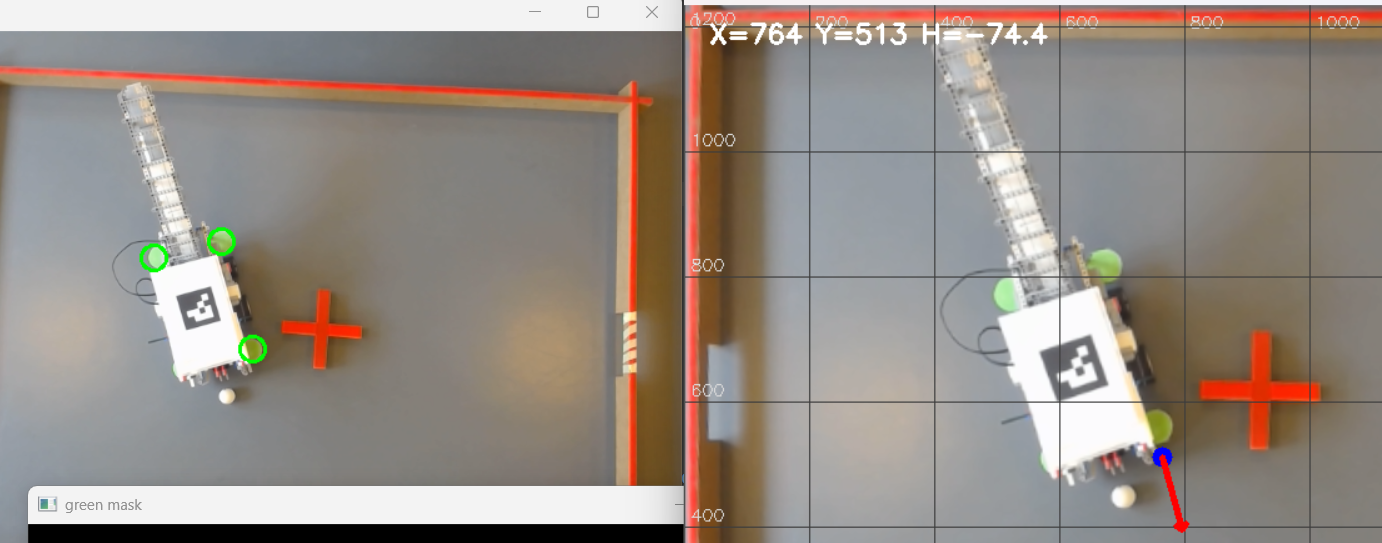
#> input picture 2cornertest.png, 1382 x 543 px, given in place of the camera
$ python check_camera_position.py
#> lines starting #> are read from the running program, lines starting #| are printed output that depends on the picture; after the words box and inside, x2 and y2 are one past the last pixel; in counts of white or black regions, pixels touching at a corner belong together
"""
check_camera_position.py  -  korer pa PC

Standalone tool to make sure the camera is mounted in the same position
and angle every time it's installed. Detects the 4 corners of the red
board border and compares them against a saved reference set of corners.
This is what stage 1 of SETUP_PLAN.md means by "must not move" - run this
any time the camera has been taken down and remounted, before trusting
any calibration done before the move.

Self-contained: it has its own small red-border + corner detector instead
of importing vision_bestfit (which doesn't exist on this branch yet).
It's deliberately simpler than a full vision pipeline - its only job is
"did the camera move", not precise robot navigation - so the red HSV
thresholds below are a starting point and may need adjusting for your
tape/lighting.

Usage:
  python check_camera_position.py --save
      Save the current detected corners as the reference. Do this once,
      right after mounting the camera in the position you want to keep
      using (ideally right after lens calibration).

  python check_camera_position.py
      Compare live corners against the saved reference. Green = saved
      reference, red = live detection. Nudge the camera until the red
      outline lands on the green one; per-corner pixel error is shown
      on screen.

Controls:
  SPACE  (in --save mode) capture & save the current corners
  ESC    quit
"""

import argparse
import json
import math
import os

import cv2
import numpy as np

CAMERA_INDEX = 0
REF_FILE     = "camera_position_ref.json"
TOL_PX       = 5   # corners within this many px of the reference = OK


def red_mask(hsv):
    """Two hue ranges since red wraps around 0/180 in OpenCV's HSV."""
    lower1 = np.array([0,   80, 60])
    upper1 = np.array([10, 255, 255])
    lower2 = np.array([170, 80, 60])
    upper2 = np.array([180, 255, 255])
    mask = cv2.inRange(hsv, lower1, upper1) | cv2.inRange(hsv, lower2, upper2)
    k = cv2.getStructuringElement(cv2.MORPH_ELLIPSE, (5, 5))
    mask = cv2.morphologyEx(mask, cv2.MORPH_CLOSE, k, iterations=2)
    mask = cv2.morphologyEx(mask, cv2.MORPH_OPEN,  k, iterations=1)
    return mask


def order_corners(pts):
    """Orders 4 points as TL/TR/BL/BR using x+y and x-y extremes."""
    pts = np.asarray(pts, dtype=np.float32)
    s = pts.sum(axis=1)
    d = pts[:, 0] - pts[:, 1]
    tl = pts[np.argmin(s)]
    br = pts[np.argmax(s)]
    tr = pts[np.argmax(d)]
    bl = pts[np.argmin(d)]
    return {
        "TL": (float(tl[0]), float(tl[1])),
        "TR": (float(tr[0]), float(tr[1])),
        "BL": (float(bl[0]), float(bl[1])),
        "BR": (float(br[0]), float(br[1])),
    }


def detect_corners(frame, mask):
    """Largest red contour -> 4-point polygon approximation -> ordered corners."""
    contours, _ = cv2.findContours(mask, cv2.RETR_EXTERNAL, cv2.CHAIN_APPROX_SIMPLE)
    if not contours:
        return None
    cnt = max(contours, key=cv2.contourArea)
    if cv2.contourArea(cnt) < 1000:
        return None

    peri = cv2.arcLength(cnt, True)
    for eps_frac in (0.01, 0.02, 0.03, 0.04, 0.05, 0.06, 0.08, 0.1):
        approx = cv2.approxPolyDP(cnt, eps_frac * peri, True)
        if len(approx) == 4:
            return order_corners(approx.reshape(-1, 2))

    # Fallback if the border isn't approximating to a clean quad: use the
    # minimum-area rotated rectangle around the whole contour instead.
    rect = cv2.minAreaRect(cnt)
    box  = cv2.boxPoints(rect)
    return order_corners(box)


def draw_quad(img, corners, color, label):
    pts = np.array([corners["TL"], corners["TR"], corners["BR"], corners["BL"]],
                   dtype=np.int32)
    cv2.polylines(img, [pts], True, color, 2)
    for name, (x, y) in corners.items():
        p = (int(x), int(y))
        cv2.drawMarker(img, p, color, cv2.MARKER_CROSS, 16, 2)
        cv2.putText(img, "{} {}".format(label, name), (p[0] + 8, p[1] - 8),
                    cv2.FONT_HERSHEY_SIMPLEX, 0.5, color, 1)


def open_camera(index):
    """Tries a few backends - DSHOW alone fails on some Windows setups
    with 'backend is generally available but can't be used to capture
    by index' even when the camera is fine."""
    for backend, name in [(cv2.CAP_MSMF, "MSMF"), (cv2.CAP_DSHOW, "DSHOW"),
                          (cv2.CAP_ANY, "default")]:
        cap = cv2.VideoCapture(index, backend)
        if cap.isOpened():
            print("Opened camera {} via {}".format(index, name))
            return cap
        cap.release()
    return None


def main():
    parser = argparse.ArgumentParser()
    parser.add_argument("--save", action="store_true",
                         help="save the current corners as the reference")
    args = parser.parse_args()

    cap = open_camera(CAMERA_INDEX)
    if cap is None:
        raise SystemExit(
            "Cannot open camera {}. Close any other app that might be "
            "using it (Windows Settings > Cameras preview, Teams, Logi "
            "Tune, browser tabs, etc.), check Settings > Privacy & "
            "security > Camera > 'Let desktop apps access your camera' "
            "is on, then try again.".format(CAMERA_INDEX))

    ref = None
    if not args.save:
        if not os.path.exists(REF_FILE):
            raise SystemExit(
                "No reference saved yet - run with --save first, once the "
                "camera is mounted where you want to keep using it.")
        with open(REF_FILE) as f:
#> (reads camera_position_ref.json from the repository)
            ref = json.load(f)
        print("Loaded reference from {}".format(REF_FILE))

    print("ESC to quit" + ("  |  SPACE to save reference" if args.save else ""))

    while True:
        ret, frame = cap.read()
#> frame is the input picture: shape (543, 1382, 3); mean B, G, R 132.9, 140.7, 150.6
        if not ret:
            break

        hsv  = cv2.cvtColor(frame, cv2.COLOR_BGR2HSV)
#> hsv: shape (543, 1382, 3); mean H, S, V 45.5, 38.9, 153.5
        mask = red_mask(hsv)
#> in red_mask, `mask = cv2.inRange(hsv, lower1, upper1) | cv2.inRange(hsv, lower2, upp..`:
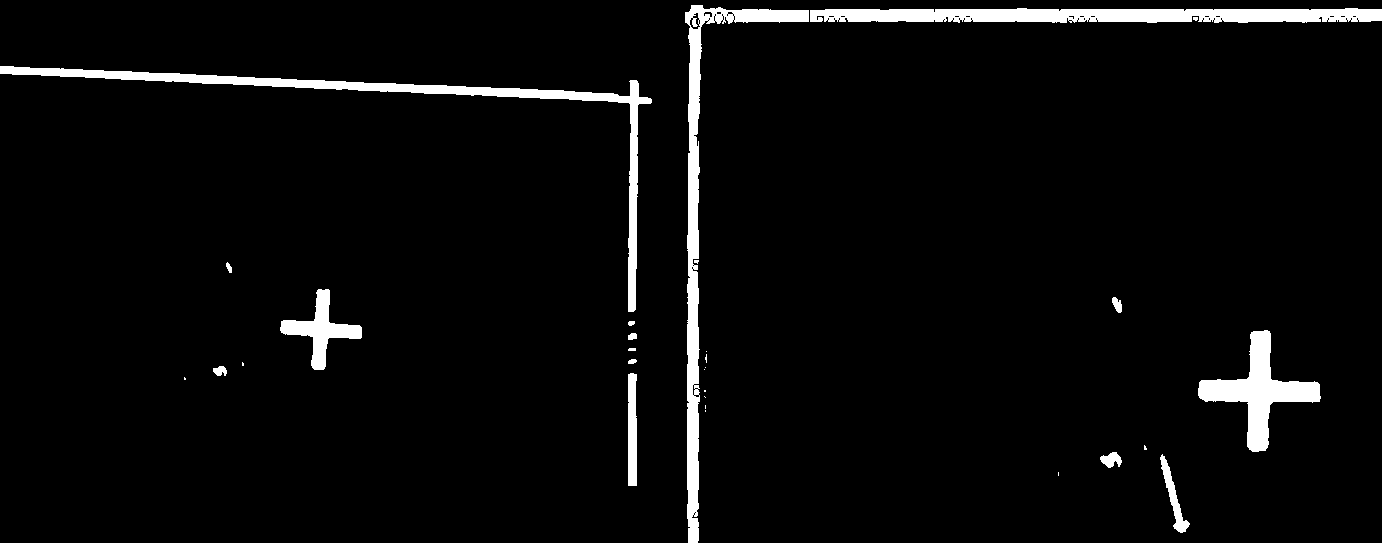
#> mask: shape (543, 1382); 4.1% white; 29 white regions (14 under 20 px), largest, box (x1, y1, x2, y2) and area: (0, 66, 652, 312) 7247, (810, 8, 1382, 23) 7201, (685, 5, 809, 543) 7193
#> in red_mask, `mask = cv2.morphologyEx(mask, cv2.MORPH_CLOSE, k, iterations=2)`:
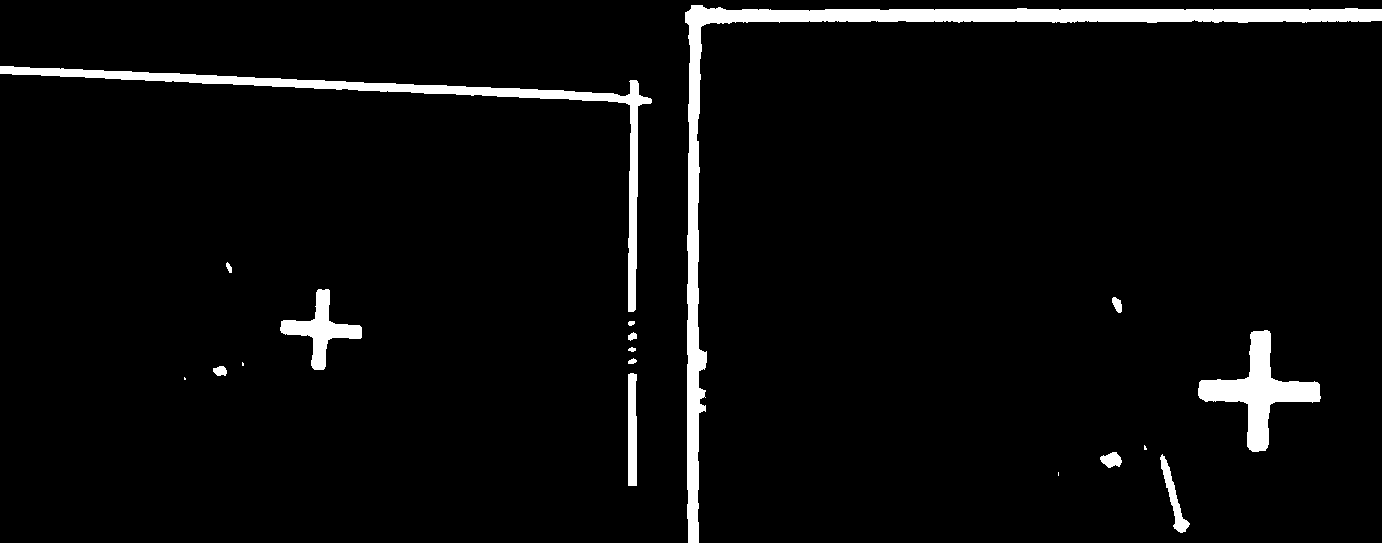
#> mask: shape (543, 1382); 4.2% white; 18 white regions (4 under 20 px), largest, box (x1, y1, x2, y2) and area: (685, 5, 1382, 543) 15178, (0, 66, 652, 312) 7285, (1198, 330, 1321, 452) 4665
#> in red_mask, `mask = cv2.morphologyEx(mask, cv2.MORPH_OPEN,  k, iterations=1)`: mask: shape (543, 1382); 4.2% white; 13 white regions
        corners = detect_corners(frame, mask)
#> in detect_corners, `contours, _ = cv2.findContours(mask, cv2.RETR_EXTERNAL, cv2.CHAIN_APPR..`: contours = 13 contours, 2 with area under 20; largest, box (x1, y1, x2, y2) and area: (685, 5, 1382, 543) 13932, (0, 66, 652, 312) 6403, (1198, 330, 1321, 452) 4435, (280, 289, 362, 370) 1952, (628, 373, 637, 486) 854
#> in detect_corners, `cnt = max(contours, key=cv2.contourArea)`: cnt = contour of 392 points, box (x1, y1, x2, y2) (685, 5, 1382, 543), area 13932
#> in detect_corners, `peri = cv2.arcLength(cnt, True)`: peri = 2553.5
#> the loop in detect_corners, `for eps_frac in (0.01, 0.02, 0.03, 0.04, 0.05, 0.06, 0.08, 0.1):` made 1 pass
#> (pts in order_corners, s in order_corners, d in order_corners) on pass 1: ([[688, 542], [702, 25], [1381, 9], [691, 6]], [1230, 727, 1390, 697], [146, 677, 1372, 685])
#> corners = {'TL': (691, 6), 'TR': (1381, 9), 'BL': (688, 542), 'BR': (1381, 9)}
        display = frame.copy()
        cv2.imshow("red mask (white = detected as red)", mask)

        if corners is None:
            cv2.putText(display, "Red border not detected", (10, 30),
                        cv2.FONT_HERSHEY_SIMPLEX, 0.8, (0, 0, 255), 2)

        elif args.save:
            draw_quad(display, corners, (0, 255, 0), "live")
            cv2.putText(display, "SPACE = save as reference", (10, 30),
                        cv2.FONT_HERSHEY_SIMPLEX, 0.8, (0, 255, 0), 2)

        else:
            draw_quad(display, ref, (0, 255, 0), "ref")
#> after the loop in draw_quad, `for name, (x, y) in corners.items():`:
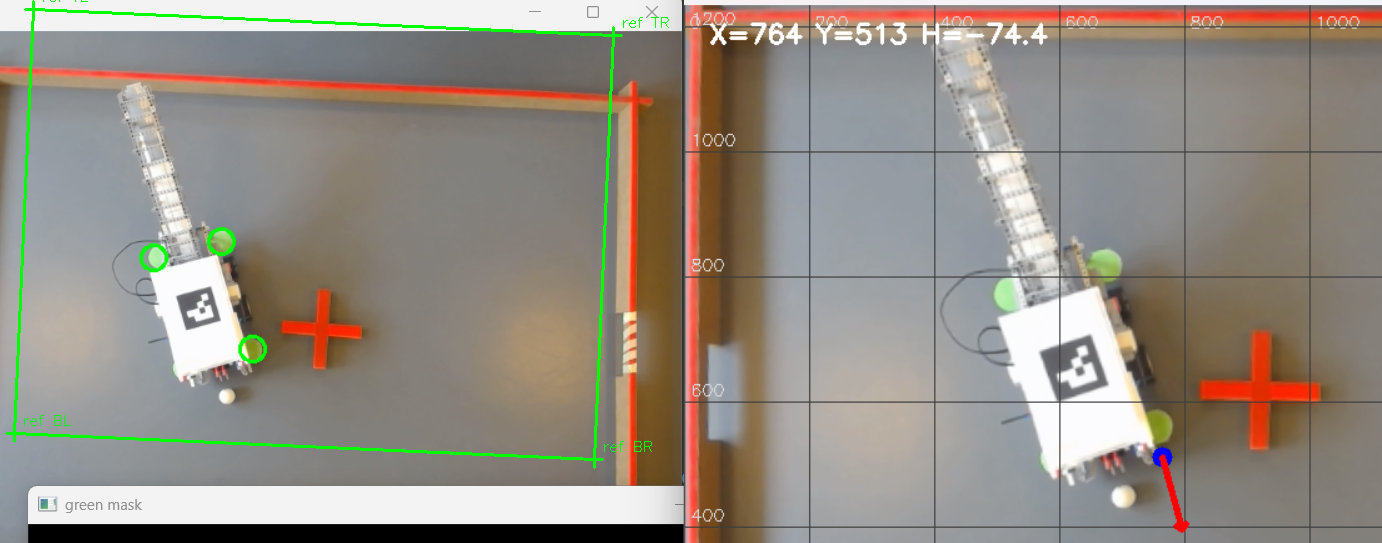
#> img: shape (543, 1382, 3); mean B, G, R 131.5, 141.5, 149.1
            draw_quad(display, corners, (0, 0, 255), "live")
#> call 2 of draw_quad, with color = (0, 0, 255), label = 'live'
#> in draw_quad (call 2), `pts = np.array([corners["TL"], corners["TR"], corners["BR"], corners["..`: pts = [[691, 6], [1381, 9], [1381, 9], [688, 542]]
#> in draw_quad (call 2), `cv2.polylines(img, [pts], True, color, 2)`:
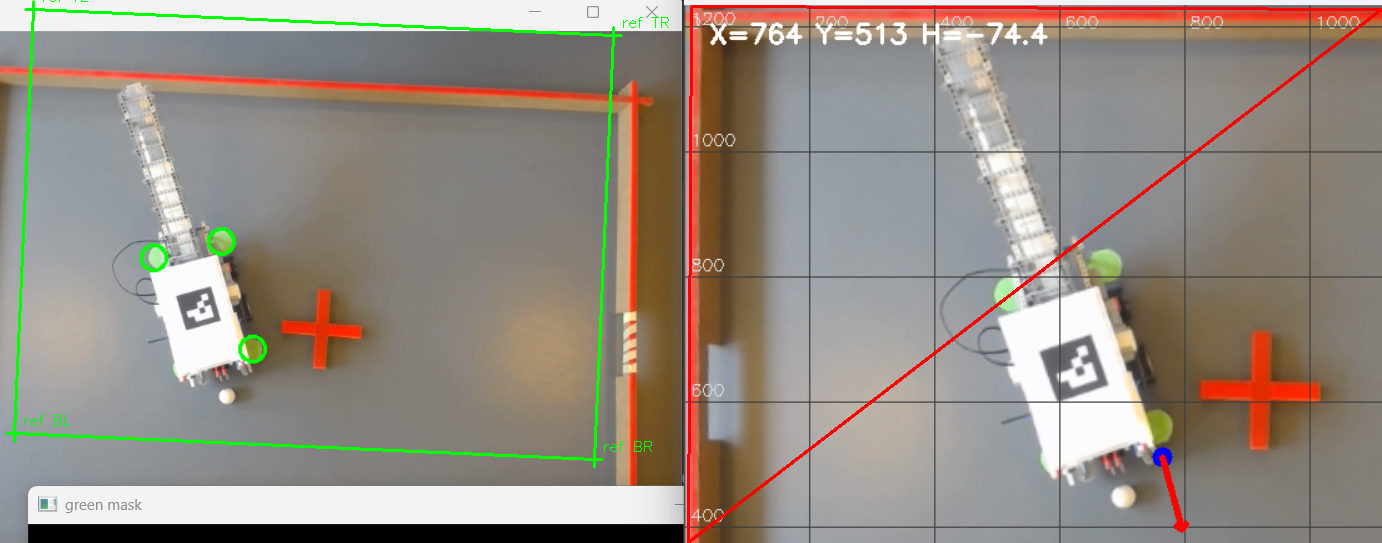
#> img: shape (543, 1382, 3); 0.87% of pixels changed, all inside (x1, y1, x2, y2) = (687, 5, 1382, 543)
#> the loop in draw_quad (call 2), `for name, (x, y) in corners.items():` made 4 passes
#> after the loop in draw_quad (call 2), `for name, (x, y) in corners.items():`: img: shape (543, 1382, 3); 0.03% of pixels changed, all inside (x1, y1, x2, y2) = (679, 0, 1382, 543)
            max_err = 0.0
            y = 30
            for name in ["TL", "TR", "BL", "BR"]:
                rx, ry = ref[name]
                lx, ly = corners[name]
                err = math.hypot(lx - rx, ly - ry)
                max_err = max(max_err, err)
                cv2.putText(display, "{}: {:.1f}px".format(name, err),
                            (10, y), cv2.FONT_HERSHEY_SIMPLEX, 0.6,
                            (0, 255, 0) if err <= TOL_PX else (0, 0, 255), 2)
                y += 25
#> this loop made 4 passes
#> (lx, ly, err, max_err) on passes 1 to 4: (691, 6, 657.5, 657.5), (1381, 9, 767.9, 767.9), (688, 542, 682.5, 767.9), (1381, 9, 906.6, 906.6)
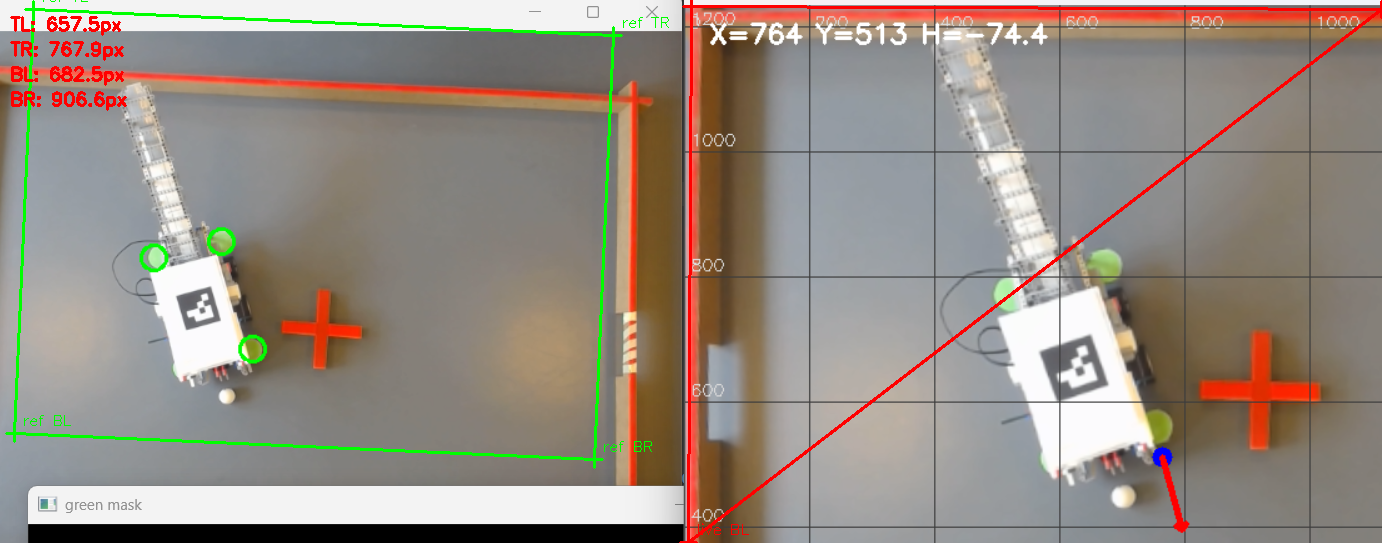
#> display: shape (543, 1382, 3); mean B, G, R 129.7, 139.6, 150.2
#> after the loop, y = 130
            ok = max_err <= TOL_PX
#> ok = False
            cv2.putText(display, "OK - same position" if ok else "MOVED - adjust camera",
                        (10, y + 10), cv2.FONT_HERSHEY_SIMPLEX, 0.8,
                        (0, 255, 0) if ok else (0, 0, 255), 2)
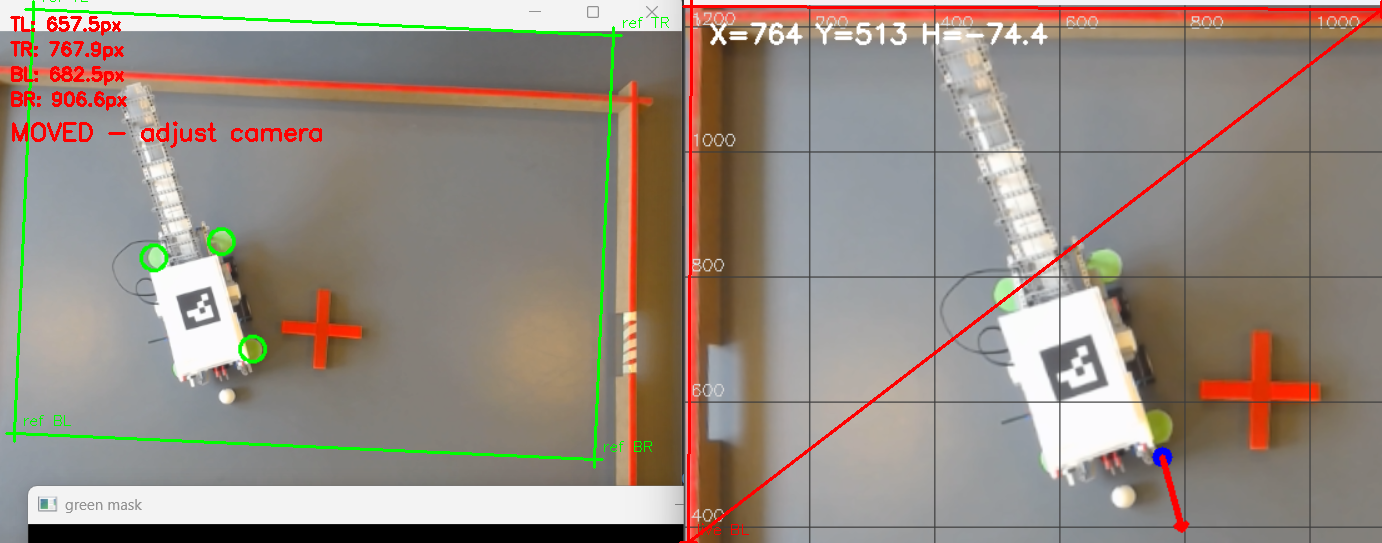
#> display: shape (543, 1382, 3); 0.27% of pixels changed, all inside (x1, y1, x2, y2) = (12, 121, 322, 148)

        cv2.imshow("camera position check", display)
        key = cv2.waitKey(1) & 0xFF
#> (key Esc is pressed here)
        if key == 27:
            break
        if args.save and key == ord(' ') and corners is not None:
            with open(REF_FILE, "w") as f:
                json.dump(corners, f, indent=2)
            print("Saved reference corners to {}".format(REF_FILE))
            break

    cap.release()
    cv2.destroyAllWindows()


if __name__ == "__main__":
    main()
